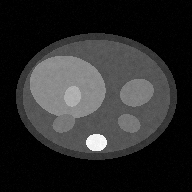
#> input picture sample_data/images/case01_image.png, 192 x 192 px
$ python segmentation_panel.py
#> lines starting #> are read from the running program, lines starting #| are printed output that depends on the picture; after the words box and inside, x2 and y2 are one past the last pixel; in counts of white or black regions, pixels touching at a corner belong together
"""
Segmentation Qualitative Panel
One row per case: image, ground-truth overlay, prediction overlay and a
false-positive/false-negative error map, with per-case Dice. The figure every
segmentation paper needs and no library produces.
requires_image: true
sample_image: images/case01_image.png
sample_mask: images/case01_mask_gt.png
tags: imaging, segmentation, medical-imaging, qualitative, overlay
note: reads PNG cases from sample_data/images; point CASES at your own files
"""

import os

import numpy as np
import matplotlib.pyplot as plt
from matplotlib.patches import Patch

# ── Data ─────────────────────────────────────────────────────────────────────
# Each case is (label, image, ground truth, prediction). Paths are relative to
# the sample-data folder; absolute paths work too.
CASES = [
    ('Case 01', 'images/case01_image.png', 'images/case01_mask_gt.png',
     'images/case01_mask_pred.png'),
    ('Case 02', 'images/case02_image.png', 'images/case02_mask_gt.png',
     'images/case02_mask_pred.png'),
    ('Case 03', 'images/case03_image.png', 'images/case03_mask_gt.png',
     'images/case03_mask_pred.png'),
]
# Mask value -> (structure name, overlay colour).
STRUCTURES = {1: ('Liver', '#0173B2'), 2: ('Tumour', '#DE8F05')}
ALPHA = 0.40
SCALE_BAR = (2.0, 'cm')    # (length in the image's units, unit label); None hides
PIXELS_PER_UNIT = 38.0     # pixels per SCALE_BAR unit


def _opt(name, default):
    value = globals().get(name)
    return default if value is None else value


def _sample_dir():
    """Folder holding the bundled example data.

    The extension injects `_sample_data_dir`; the `__file__` branch only
    matters when the template is run straight from the bank folder. Looked up
    lazily because `__file__` is undefined when the code is exec'd inline.
    """
    root = globals().get('_sample_data_dir')
    if root:
        return root
    here = globals().get('__file__')
    if here:
        return os.path.join(os.path.dirname(os.path.abspath(here)),
                            '..', '..', 'sample_data')
    return 'sample_data'


def _resolve(path):
    if os.path.isabs(path):
        return path
    return os.path.join(_sample_dir(), *path.replace('\\', '/').split('/'))


def read_gray(path):
    """Read a PNG as a 2-D float array, dropping any colour/alpha channels."""
#> called with path = 'images/case01_image.png'
    array = plt.imread(_resolve(path))
#> array is the input picture: shape (192, 192, 4) float32; mean R, G, B, A 0.172, 0.172, 0.172, 1
    if array.ndim == 3:
        array = array[..., 0]
#> array: shape (192, 192) float32
    return array.astype(float)


def read_mask(path):
    """Read a label map, undoing the 0..1 scaling matplotlib applies to PNGs."""
    array = read_gray(path)
#> call 2 of read_gray, with path = 'images/case01_mask_gt.png'
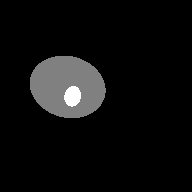
#> input picture sample_data/images/case01_mask_gt.png, 192 x 192 px
#> in read_gray, array is the input picture: shape (192, 192, 4) float32; mean R, G, B, A 0.0542, 0.0542, 0.0542, 1
    if array.max() <= 1.0 + 1e-6:
        # Written with vmin=0, vmax=max(label); recover integer labels.
        array = array * max(STRUCTURES)
    return np.rint(array).astype(int)
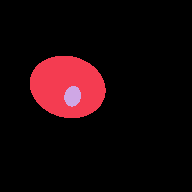
#> returned value: shape (192, 192) int64; 3 distinct labels, from 0 to 2; one colour per label, 0 black
#> call 3 of read_gray, with path = 'images/case01_mask_pred.png'
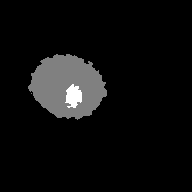
#> input picture sample_data/images/case01_mask_pred.png, 192 x 192 px
#> in read_gray, array is the input picture: shape (192, 192, 4) float32; mean R, G, B, A 0.0541, 0.0541, 0.0541, 1
#> in read_mask (call 2), `return np.rint(array).astype(int)`: returned value: shape (192, 192) int64; 3 distinct labels, from 0 to 2


def dice(a, b):
    total = a.sum() + b.sum()
    return 2.0 * np.logical_and(a, b).sum() / total if total else np.nan


def overlay(ax, image, mask, title):
    """Grayscale image with translucent, outlined label regions."""
#> called with title = 'Image'
    ax.imshow(image, cmap='gray', interpolation='nearest')
    for value, (name, colour) in STRUCTURES.items():
        region = mask == value
        if not region.any():
            continue
        rgba = np.zeros(region.shape + (4,))
        rgba[..., :3] = plt.matplotlib.colors.to_rgb(colour)
        rgba[..., 3] = region * ALPHA
        ax.imshow(rgba, interpolation='nearest')
        # A crisp boundary as well as the fill — fills alone hide thin errors.
        ax.contour(region.astype(float), levels=[0.5], colors=[colour],
                   linewidths=1.1)
    ax.set_title(title, fontsize=9, pad=4)
    ax.set_axis_off()


W = _opt('_fig_width', 11.0)
H = _opt('_fig_height', 3.0 * len(CASES))
fig, axes = plt.subplots(len(CASES), 4, figsize=(W, H), layout='constrained')
axes = np.atleast_2d(axes)

FP_COLOUR, FN_COLOUR, TP_COLOUR = '#D55E00', '#0173B2', '#029E73'

for row, (label, image_path, gt_path, pred_path) in enumerate(CASES):
    image = read_gray(image_path)
    gt = read_mask(gt_path)
    pred = read_mask(pred_path)

    overlay(axes[row, 0], image, np.zeros_like(gt),
            'Image' if row == 0 else '')
    overlay(axes[row, 1], image, gt, 'Ground truth' if row == 0 else '')
#> call 2 of overlay, with title = 'Ground truth'
#> the loop in overlay (call 2), `for value, (name, colour) in STRUCTURES.items():` made 2 passes
#> pass 1, in overlay (call 2), `region = mask == value`:
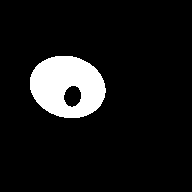
#> region: shape (192, 192) bool; 9.3% white; 1 white region, box (x1, y1, x2, y2) and area: (30, 56, 106, 118) 3436
#> after the loop in overlay (call 2), `for value, (name, colour) in STRUCTURES.items():`:
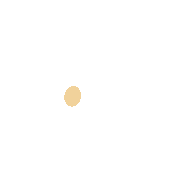
#> rgba: shape (192, 192, 4) float64; mean of channels 0, 1, 2, 3 0.871, 0.561, 0.0196, 0.00295; transparent parts drawn white
    overlay(axes[row, 2], image, pred, 'Prediction' if row == 0 else '')

    # Error map: agreement in grey, false positives and negatives in colour.
    ax_err = axes[row, 3]
    fg_gt, fg_pred = gt > 0, pred > 0
#> fg_gt: shape (192, 192) bool; 10.1% white; 1 white region, box (x1, y1, x2, y2) and area: (30, 56, 106, 118) 3708
#> fg_pred: shape (192, 192) bool; 10% white; 2 white regions (1 under 20 px), largest, box (x1, y1, x2, y2) and area: (28, 54, 107, 120) 3695
    rgb = np.zeros(image.shape + (3,))
    rgb[...] = (image[..., None] * 0.55)
    rgb[np.logical_and(fg_gt, fg_pred)] = plt.matplotlib.colors.to_rgb(TP_COLOUR)
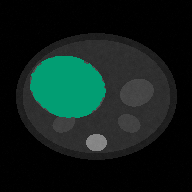
#> rgb: shape (192, 192, 3) float64; mean of channels 0, 1, 2 0.0657, 0.125, 0.109; drawn as R, G, B
    rgb[np.logical_and(~fg_gt, fg_pred)] = plt.matplotlib.colors.to_rgb(FP_COLOUR)
    rgb[np.logical_and(fg_gt, ~fg_pred)] = plt.matplotlib.colors.to_rgb(FN_COLOUR)
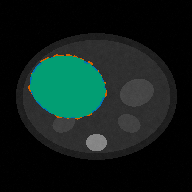
#> rgb: shape (192, 192, 3) float64; mean of channels 0, 1, 2 0.0667, 0.126, 0.11; drawn as R, G, B
    ax_err.imshow(np.clip(rgb, 0, 1), interpolation='nearest')
    ax_err.set_title('Error map' if row == 0 else '', fontsize=9, pad=4)
    ax_err.set_axis_off()

    # Per-structure Dice, printed on the error map where it is read.
    scores = []
    for value, (name, _) in STRUCTURES.items():
        d = dice(gt == value, pred == value)
        if np.isfinite(d):
            scores.append(f'{name} {d:.3f}')
#> this loop made 2 passes
#> (total in dice, d) on passes 1 to 2: (6852, 0.954), (552, 0.866)
#> after the loop, scores = ['Liver 0.954', 'Tumour 0.866']
    ax_err.text(0.98, 0.02, 'Dice\n' + '\n'.join(scores),
                transform=ax_err.transAxes, ha='right', va='bottom',
                fontsize=7.5, color='white',
                bbox=dict(boxstyle='round,pad=0.3', facecolor='#000000',
                          edgecolor='none', alpha=0.55))

    axes[row, 0].text(-0.04, 0.5, label, transform=axes[row, 0].transAxes,
                      rotation=90, va='center', ha='right', fontsize=9.5,
                      fontweight='bold')

    if SCALE_BAR is not None and row == len(CASES) - 1:
        length_px = SCALE_BAR[0] * PIXELS_PER_UNIT
        y = image.shape[0] * 0.94
        x0 = image.shape[1] * 0.06
        axes[row, 0].plot([x0, x0 + length_px], [y, y], color='white',
                          linewidth=2.6, solid_capstyle='butt')
        axes[row, 0].text(x0 + length_px / 2, y - image.shape[0] * 0.035,
                          f'{SCALE_BAR[0]:g} {SCALE_BAR[1]}', color='white',
                          ha='center', va='bottom', fontsize=7.5)
#> pass 2 of the loop `for row, (label, image_path, gt_path, pred_path) in enumerate(CASES):`:
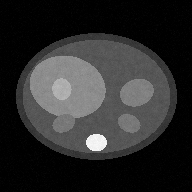
#> input picture sample_data/images/case02_image.png, 192 x 192 px
#> in read_gray, array is the input picture: shape (192, 192, 4) float32; mean R, G, B, A 0.173, 0.173, 0.173, 1
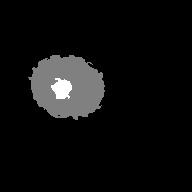
#> input picture sample_data/images/case02_mask_pred.png, 192 x 192 px
#> in read_gray, array is the input picture: shape (192, 192, 4) float32; mean R, G, B, A 0.0548, 0.0548, 0.0548, 1
#> fg_pred: shape (192, 192) bool; 10.1% white; 1 white region, box (x1, y1, x2, y2) and area: (28, 55, 105, 120) 3721
#> `rgb[np.logical_and(fg_gt, fg_pred)] = plt.matplotlib.colors.to_rgb(TP_..`:
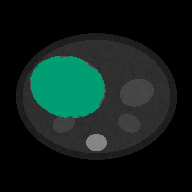
#> rgb: shape (192, 192, 3) float64; mean of channels 0, 1, 2 0.0657, 0.125, 0.109; drawn as R, G, B
#> the loop `for value, (name, _) in STRUCTURES.items():` made 2 passes
#> (total in dice, d) on passes 1 to 2: (6797, 0.952), (632, 0.889)
#> after the loop `for value, (name, _) in STRUCTURES.items():`: scores = ['Liver 0.952', 'Tumour 0.889']
#> (the run stopped early here; a loop or call above may not have finished)
